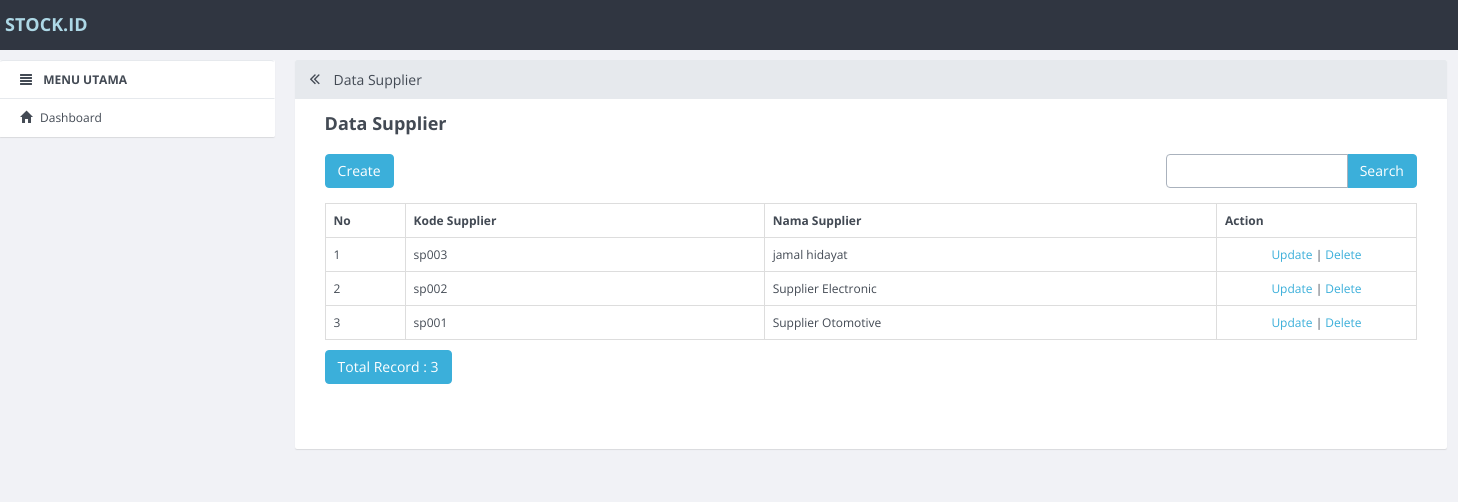
Page /index.php/supplier on the committed database.
### tables this page shows
CREATE TABLE `supplier` (
  `id_supplier` int(11) NOT NULL,
  `kode_supplier` varchar(10) DEFAULT NULL,
  `nama_supplier` varchar(50) DEFAULT NULL,
  `username` varchar(50) NOT NULL,
  `password` varchar(50) NOT NULL
);

### application/controllers/Supplier.php (called while the page is built, shortened)
<?php
class Supplier extends CI_Controller
{
    function __construct()
    {
        $this->load->model('Supplier_model');
        $this->load->library('form_validation');
    }
    public function index()
    {
        $q = urldecode($this->input->get('q', TRUE));
        $start = intval($this->input->get('start'));
        if ($q <> '') {
            $config['base_url'] = base_url() . 'supplier/index.html?q=' . urlencode($q);
            $config['first_url'] = base_url() . 'supplier/index.html?q=' . urlencode($q);
        } else {
            $config['base_url'] = base_url() . 'supplier/index.html';
            $config['first_url'] = base_url() . 'supplier/index.html';
        }
        $config['per_page'] = 10;
        $config['page_query_string'] = TRUE;
        $config['total_rows'] = $this->Supplier_model->total_rows($q);
        $supplier = $this->Supplier_model->get_limit_data($config['per_page'], $start, $q);
        $this->load->library('pagination');
        $this->pagination->initialize($config);
        $data = array(
            'supplier_data' => $supplier,
            'q' => $q,
            'pagination' => $this->pagination->create_links(),
            'total_rows' => $config['total_rows'],
            'start' => $start,
            'konten' => 'supplier/supplier_list',
            'judul' => 'Data Supplier',
        );
        $this->load->view('v_index', $data);
    }
}

### index.php (called while the page is built, shortened)
<?php
require_once BASEPATH.'core/CodeIgniter.php';

### application/config/config.php (called while the page is built, shortened)
<?php
$config['base_url'] = "http://".$_SERVER['HTTP_HOST'];
$config['base_url'] .= preg_replace('@/+$@','',dirname($_SERVER['SCRIPT_NAME'])).'/';
$config['index_page'] = '';
$config['uri_protocol']	= 'REQUEST_URI';
$config['url_suffix'] = '.html';
$config['language']	= 'english';
$config['charset'] = 'UTF-8';
$config['enable_hooks'] = FALSE;
$config['subclass_prefix'] = 'MY_';
$config['composer_autoload'] = FALSE;
$config['permitted_uri_chars'] = 'a-z 0-9~%.:_\-';
$config['enable_query_strings'] = FALSE;
$config['controller_trigger'] = 'c';
$config['function_trigger'] = 'm';
$config['directory_trigger'] = 'd';
$config['allow_get_array'] = TRUE;
$config['log_threshold'] = 0;
$config['log_path'] = '';
$config['log_file_extension'] = '';
$config['log_file_permissions'] = 0644;
$config['log_date_format'] = 'Y-m-d H:i:s';
$config['error_views_path'] = '';
$config['cache_path'] = '';
$config['cache_query_string'] = FALSE;
$config['encryption_key'] = '';
$config['sess_driver'] = 'files';
$config['sess_cookie_name'] = 'ci_session';
$config['sess_expiration'] = 7200;
$config['sess_save_path'] = NULL;
$config['sess_match_ip'] = FALSE;
$config['sess_time_to_update'] = 300;
$config['sess_regenerate_destroy'] = FALSE;
$config['cookie_prefix']	= '';
$config['cookie_domain']	= '';
$config['cookie_path']		= '/';
$config['cookie_secure']	= FALSE;
$config['cookie_httponly'] 	= FALSE;
$config['standardize_newlines'] = FALSE;
$config['global_xss_filtering'] = FALSE;
$config['csrf_protection'] = FALSE;
$config['csrf_token_name'] = 'csrf_test_name';
$config['csrf_cookie_name'] = 'csrf_cookie_name';
$config['csrf_expire'] = 7200;
$config['csrf_regenerate'] = TRUE;
$config['csrf_exclude_uris'] = array();
$config['compress_output'] = FALSE;
$config['time_reference'] = 'local';
$config['rewrite_short_tags'] = FALSE;
$config['proxy_ips'] = '';

### application/models/Supplier_model.php (called while the page is built, shortened)
<?php
class Supplier_model extends CI_Model
{
    public $table = 'supplier';
    public $id = 'id_supplier';
    public $order = 'DESC';
    function total_rows($q = NULL) {
        $this->db->like('id_supplier', $q);
	$this->db->or_like('kode_supplier', $q);
	$this->db->or_like('nama_supplier', $q);
	$this->db->from($this->table);
        return $this->db->count_all_results();
    }
    function get_limit_data($limit, $start = 0, $q = NULL) {
        $this->db->order_by($this->id, $this->order);
        $this->db->like('id_supplier', $q);
	$this->db->or_like('kode_supplier', $q);
	$this->db->or_like('nama_supplier', $q);
	$this->db->limit($limit, $start);
        return $this->db->get($this->table)->result();
    }
}

### application/views/supplier/supplier_list.php (the view, shortened to what this page needs)
<div class="row" style="margin-bottom: 10px">
            <div class="col-md-4">
                <?php echo anchor(site_url('supplier/create'),'Create', 'class="btn btn-primary"'); ?>
            </div>
            <div class="col-md-4 text-center">
            </div>
            <div class="col-md-1 text-right">
            </div>
            <div class="col-md-3 text-right">
                <form action="<?php echo site_url('supplier/index'); ?>" class="form-inline" method="get">
                    <div class="input-group">
                        <input type="text" class="form-control" name="q" value="<?php echo $q; ?>">
                        <span class="input-group-btn">
                          <button class="btn btn-primary" type="submit">Search</button>
                        </span>
                    </div>
                </form>
            </div>
        </div>
        <table class="table table-bordered" style="margin-bottom: 10px">
            <tr>
                <th>No</th>
        <th>Kode Supplier</th>
        <th>Nama Supplier</th>
        <th>Action</th>
            </tr><?php
            foreach ($supplier_data as $supplier)
            {
                ?>
                <tr>
            <td width="80px"><?php echo ++$start ?></td>
            <td><?php echo $supplier->kode_supplier ?></td>
            <td><?php echo $supplier->nama_supplier ?></td>
            <td style="text-align:center" width="200px">
                <?php
                echo anchor(site_url('supplier/update/'.$supplier->id_supplier),'Update');
                echo ' | ';
                echo anchor(site_url('supplier/delete/'.$supplier->id_supplier),'Delete','onclick="javasciprt: return confirm(\'Are You Sure ?\')"');
                ?>
            </td>
        </tr>
                <?php
            }
            ?>
        </table>
        <div class="row">
            <div class="col-md-6">
                <a href="#" class="btn btn-primary">Total Record : <?php echo $total_rows ?></a>
        </div>
            <div class="col-md-6 text-right">
            </div>
        </div>

### rows in the picture
supplier: kode_supplier "sp003", nama_supplier "jamal hidayat", id_supplier "Update", id_supplier "Delete"
supplier: kode_supplier "sp002", nama_supplier "Supplier Electronic", id_supplier "Update", id_supplier "Delete"
supplier: kode_supplier "sp001", nama_supplier "Supplier Otomotive", id_supplier "Update", id_supplier "Delete"

### other values in the picture
$judul "Data Supplier"
$total_rows "3"
